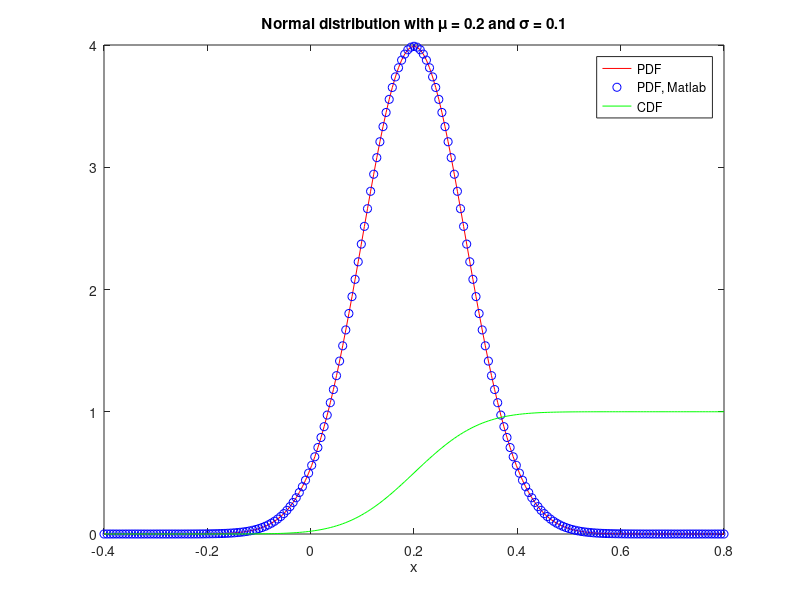
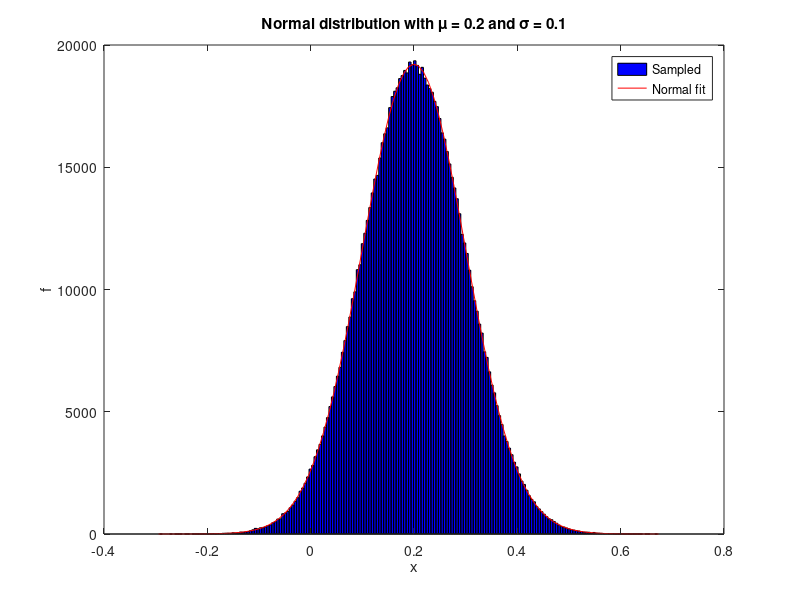
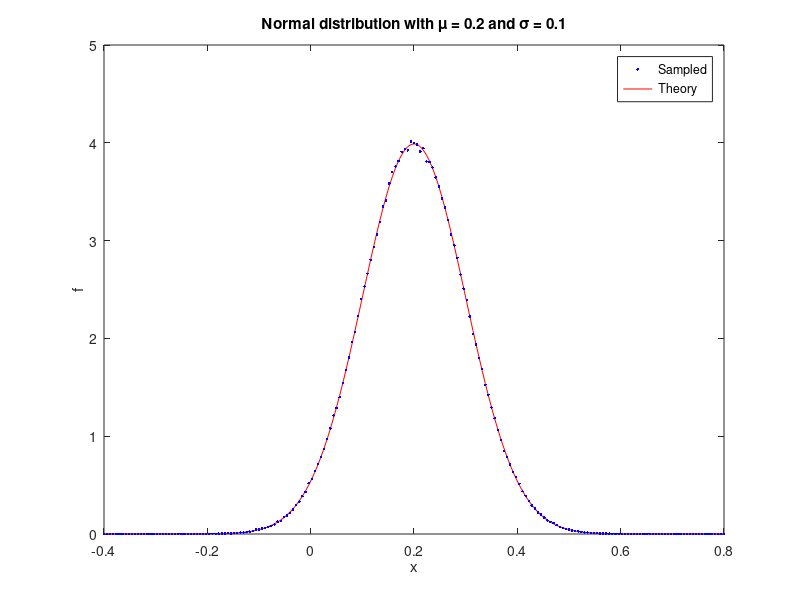
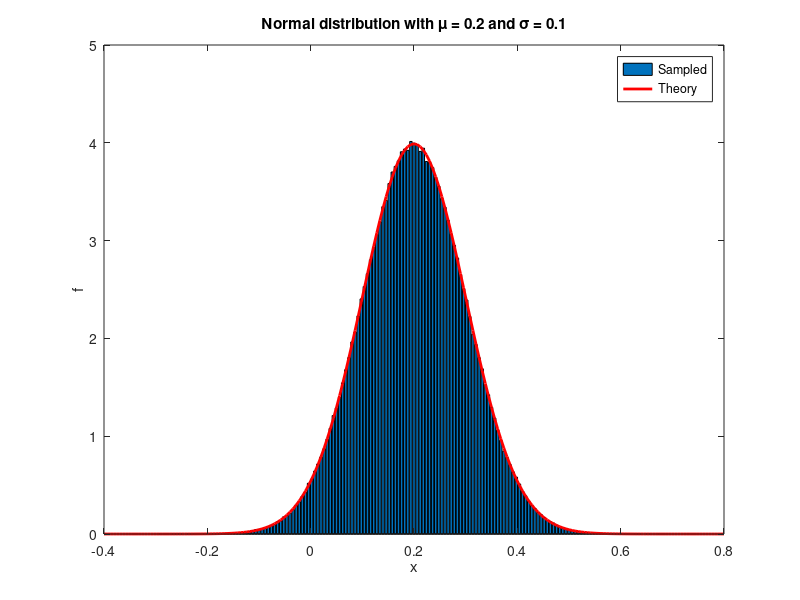

Source code (MATLAB) for these figures, in order: (Note: this script raises an error after producing the figures.)
%% Plot and sample the normal distribution

% Define the parameters
clear variables % clear all variables from workspace
mu = 0.2; % mean
sigma = 0.1; % standard deviation
a = -0.4; % left truncation
b = 0.8; % right truncation
ngrid = 200; % number of grid intervals
nsample = 10^6; % number of random samples

% Define the grid with linspace
%x = linspace(a,b,ngrid+1);
%deltax = x(2)-x(1) % grid step

% Define the grid with the colon operator
deltax = (b-a)/ngrid; % grid step
x = a:deltax:b;

%% Compute and plot the PDF and CDF
f1 = 1/(sqrt(2*pi)*sigma)*exp(-((x-mu)/sigma).^2/2);
%f = normpdf(x,mu,sigma);
%f = normcdf(x,mu,sigma);
f = pdf('Normal',x,mu,sigma);
F = cdf('Normal',x,mu,sigma);

close all
figure(1) % open a plot window
plot(x,f1,'r',x,f,'bo',x,F,'g');
xlim([a b]) % limits of the x-axis
xlabel('x') % label of the x axis
legend('PDF','PDF, Matlab','CDF')
title('Normal distribution with \mu = 0.2 and \sigma = 0.1')
print('-dpng','normal.png') % print the figure to a file

%% Sample the normal distribution
%U = rand(nsample,1); % method 1: start from standard uniform random numbers
%X = mu + sigma*norminv(U); % method 1a1: scale and shift
%X = norminv(U,mu,sigma); % method 1a2
%X = mu + sigma*icdf('Normal',U,0,1); % method 1b1: scale and shift
%X = icdf('Normal',U,mu,sigma); % method 1b2 
X = mu + sigma*randn(nsample,1); % method 2

figure(2)
histfit(X,ngrid)
xlim([a b])
xlabel('x')
ylabel('f')
legend('Sampled','Normal fit')
title('Normal distribution with \mu = 0.2 and \sigma = 0.1')

figure(3)
h = hist(X,x)/(nsample*deltax);
plot(x,h,'b.',x,f,'r',x,h,'b.','LineWidth',2)
xlim([a b])
xlabel('x')
ylabel('f')
legend('Sampled','Theory')
title('Normal distribution with \mu = 0.2 and \sigma = 0.1')

figure(4)
bar(x,h)
hold on
plot(x,f,'r','LineWidth',2)
xlim([a b])
xlabel('x')
ylabel('f')
legend('Sampled','Theory')
title('Normal distribution with \mu = 0.2 and \sigma = 0.1')

figure(5)
x2 = [x-deltax/2 x(end)+deltax/2]; % bin edges
ho = histogram(X,x2,'normalization','pdf'); % histogram object
hold on
plot(x,f,'r','LineWidth',2)
xlim([a b])
xlabel('x')
ylabel('f')
legend('Sampled','Theory')
title('Normal distribution with \mu = 0.2 and \sigma = 0.1')

figure(6)
h2 = ho.Values;
plot(x,h2,'b.',x,f,'r',x,h2,'b.')
xlim([a b])
xlabel('x')
ylabel('f')
legend('Sampled','Theory')
title('Normal distribution with \mu = 0.2 and \sigma = 0.1')
